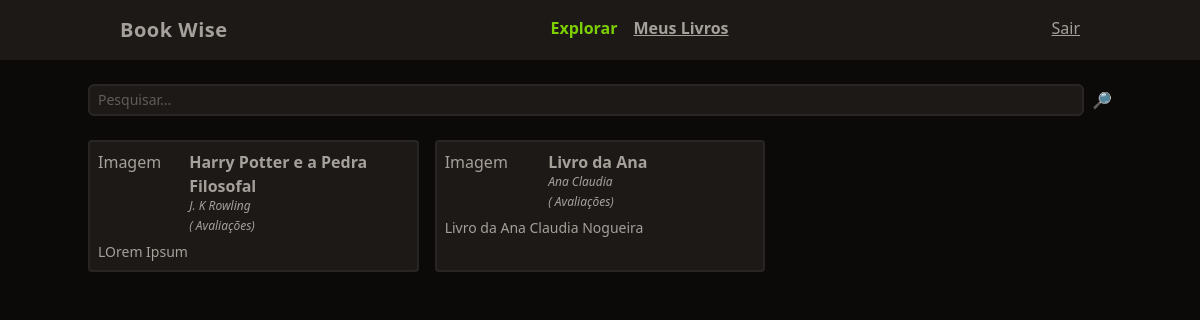
/ (signed in), run on the app's committed database.
### tables this page shows
CREATE TABLE livros (
  id integer primary key,
  titulo varchar(255),
  autor varchar(255),
  ano_lancamento integer,
  descricao text,
  usuario_id integer,
  foreign key(usuario_id) references usuarios(id) on delete cascade
);

### functions.php (called while the page is built, shortened)
<?php
function view($view, $data = [])
{
    require 'views/template/app.php';
}

### controllers/index.controller.php (called while the page is built)
<?php
$pesquisar = $_REQUEST['pesquisar'] ?? '';
$livros = $DB->query(
    query: "select * from livros where titulo like :filtro",
    class: Livro::class,
    params: ['filtro' => "%$pesquisar%"]
)->fetchAll();
view('index',compact('livros'));
?>

### routes.php (called while the page is built, shortened)
<?php
$uri = str_replace('/', '', parse_url($_SERVER['REQUEST_URI'])['path']);
$controller = !empty($uri) ? $uri : 'index';
require "controllers/{$controller}.controller.php";

### index.php (called while the page is built, shortened)
<?php
require "functions.php";
$config = require('config.php');
require "Database.php";
require "routes.php";

### config.php (called while the page is built)
<?php
return [
    'database' => [
        'driver' => 'sqlite',
        'database' => 'database.sqlite'
    ]
];

### Database.php (called while the page is built)
<?php
class Database
{
    private $db;
    public function __construct($config)
    {
        $this->db = new PDO($this->getDsn($config));
    }
     private function getDsn($config)
     {
        $driver = $config['driver'];
        unset($config['driver']);
        $dsn = $driver . ':' . http_build_query($config, '', ';');
        if ($driver == 'sqlite') {
            $dsn = $driver . ':' . $config['database'];
        }
        return $dsn;
    }
    public function query($query, $class = null, $params = [])
    {
        $prepare = $this->db->prepare($query);
        if ($class) {
            $prepare->setFetchMode(PDO::FETCH_CLASS, $class);
        }
        $prepare->execute($params);
        return $prepare;
    }
}
$DB = new Database($config['database']);

### views/partials/_livro.php (the view)
<div class="p-2 rounded border-stone-800 border-2 bg-stone-900">
    <div class="flex">
        <div class="w-1/3">Imagem</div>
        <div class="space-y-1">
            <a href="/livro?id=<?= $livro->id ?>" class="font-semibold hover:underline"><?= $livro->titulo ?></a>
            <div class="text-xs italic"><?= $livro->autor ?></div>
            <div class="text-xs italic"><?= str_repeat('⭐', $livro->nota_avaliacao) ?> (<?= $livro->count_avaliacoes  ?> Avaliações)</div>
        </div>
    </div>
    <div class="text-sm mt-2"><?= $livro->descricao ?></div>
</div>

### views/index.view.php
<form class="w-full flex space-x-2 mt-6">
    <input
        type="text"
        class="border-stone-800 border-2 rounded-md bg-stone-900 text-sm focus:outline-none px-2 py-1 w-full"
        placeholder="Pesquisar..."
        name="pesquisar">
    <button type="submit">🔎</button>
</form>
<section class="grid gap-4 grid-cols-1 md:grid-cols-2 lg:grid-cols-3">
    <?php foreach ($livros as $livro): ?>
        <?php require "partials/_livro.php"; ?>
    <?php endforeach; ?>
</section>

### data on the page
livros: titulo "Harry Potter e a Pedra Filosofal", autor "J. K Rowling", descricao "LOrem Ipsum"
livros: titulo "Livro da Ana", autor "Ana Claudia", descricao "Livro da Ana Claudia Nogueira"
